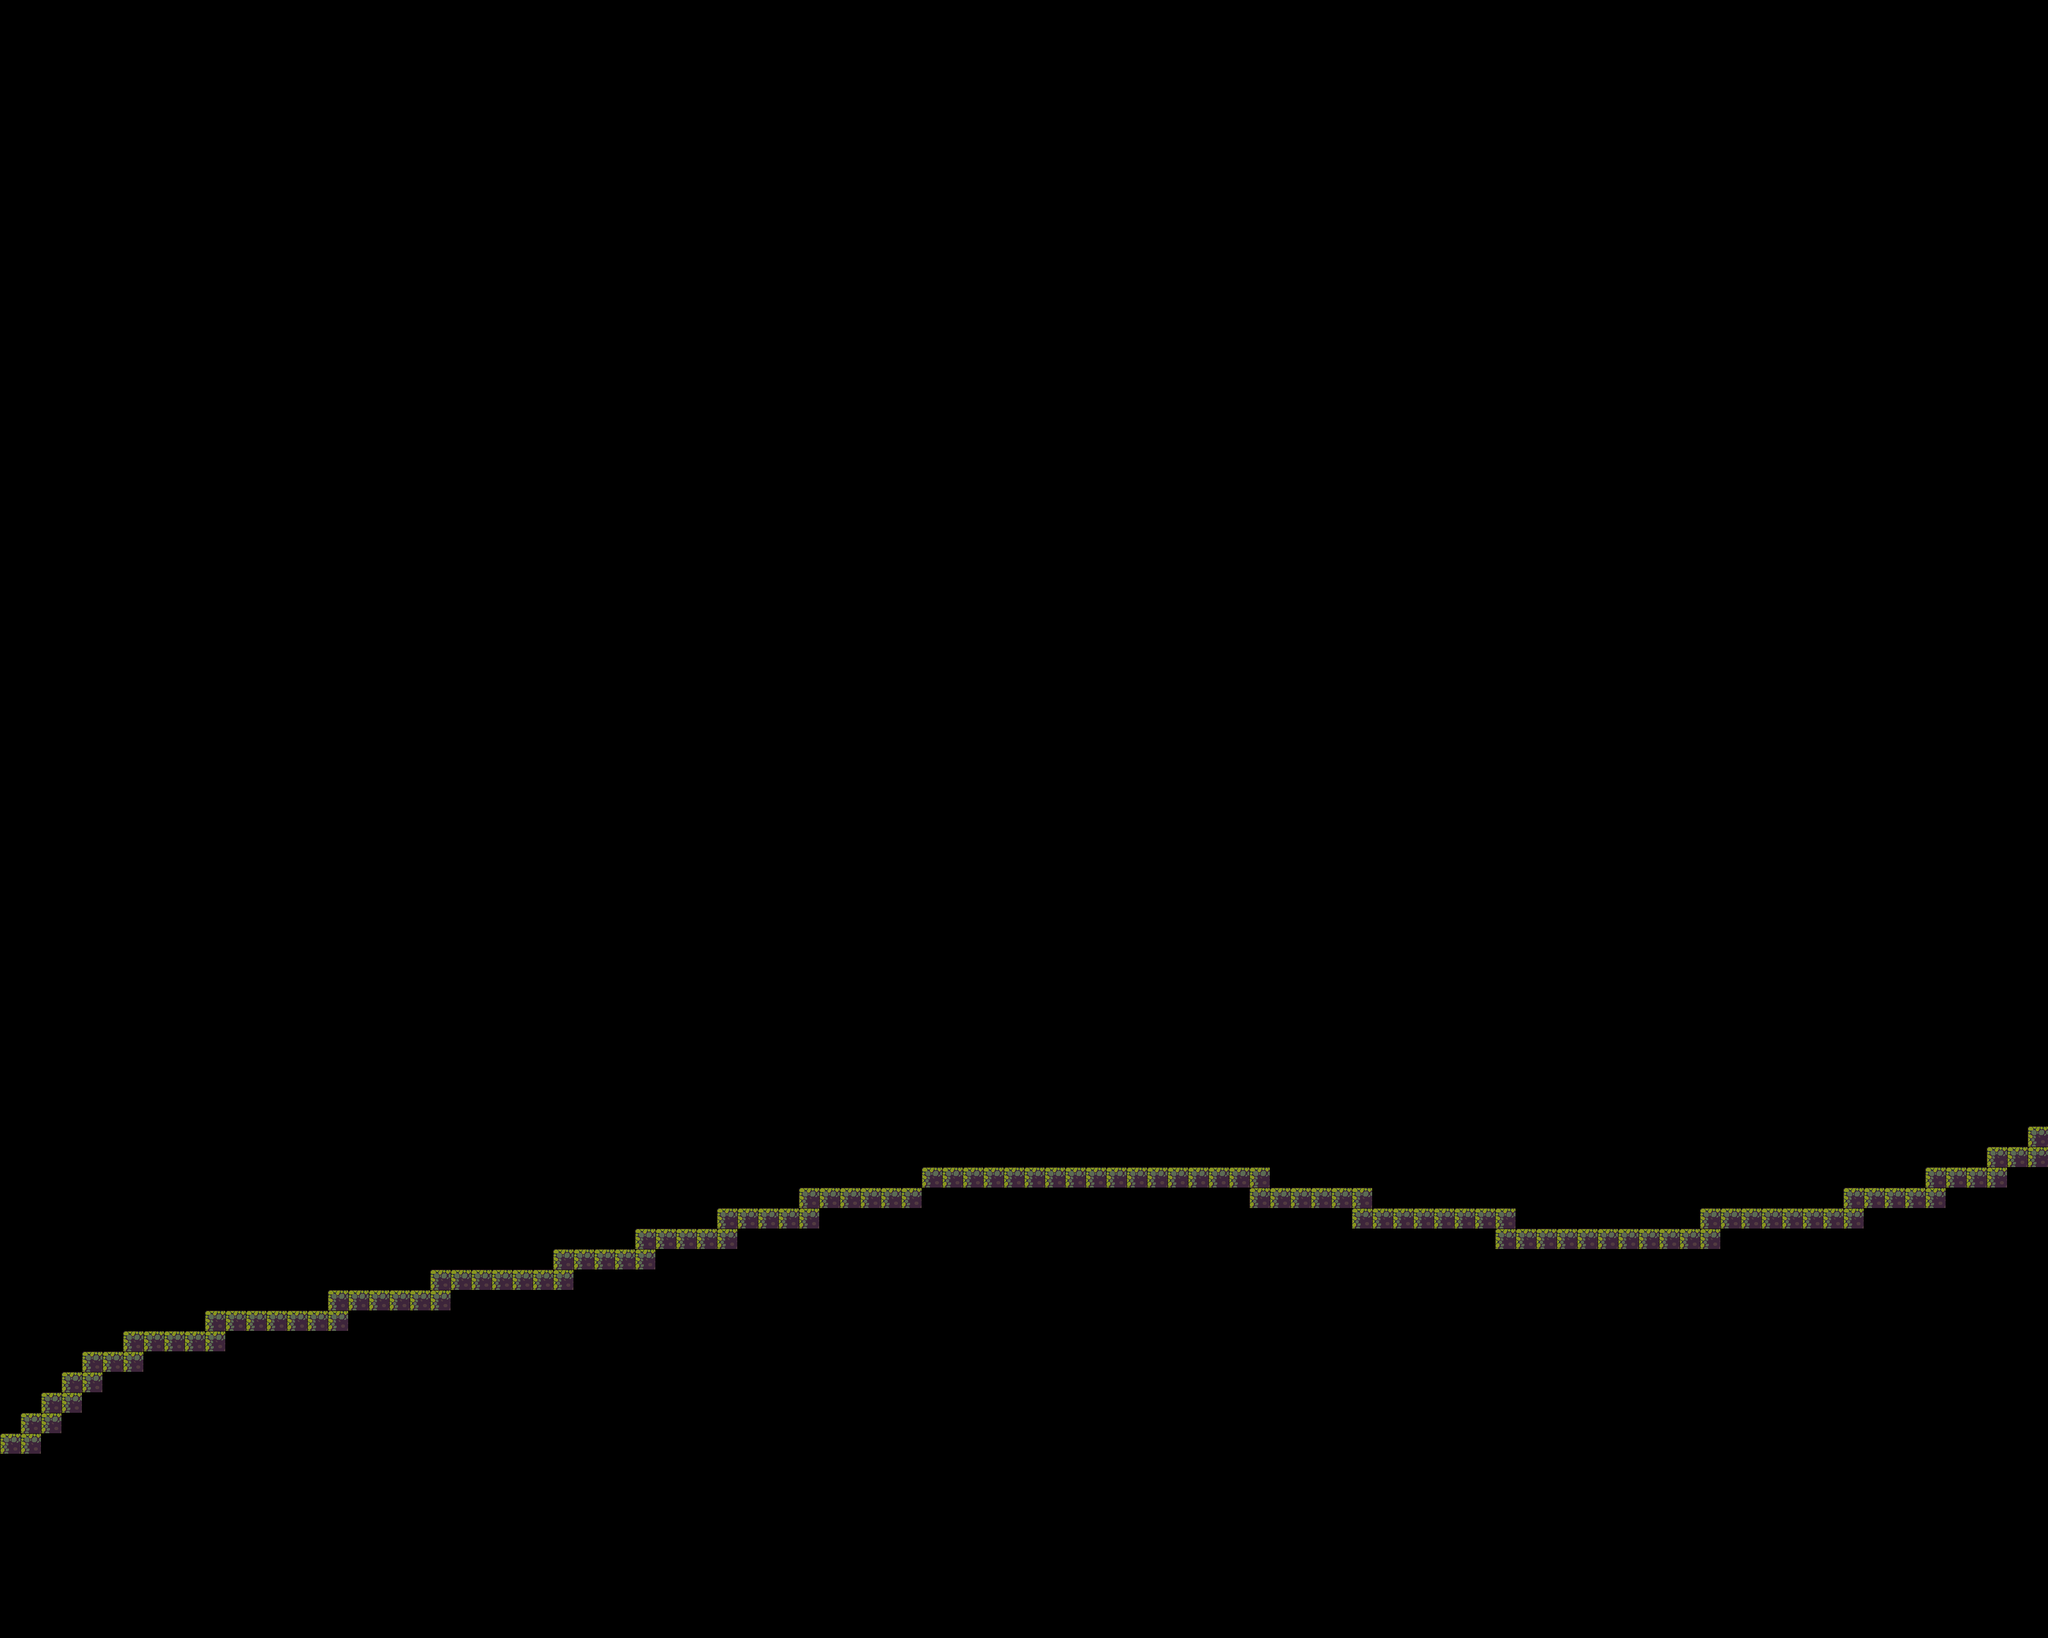

A 2D game scene composited from a Tiled map and its tileset images. What follows is a short description and the map's XML, with each tile layer's data collapsed to a summary:
An orthogonal 100x80 tile map with 32x32 px tiles, 1 tile layer (Tile Layer 1).

<map version="1.8" tiledversion="1.8.2" orientation="orthogonal" renderorder="right-down" width="100" height="80" tilewidth="32" tileheight="32" infinite="0" nextlayerid="2" nextobjectid="1">
 <tileset firstgid="1" name="Tileset" tilewidth="32" tileheight="32" tilecount="60" columns="10">
  <image source="Tileset.png" width="320" height="192" />
 </tileset>
 <layer id="1" name="Tile Layer 1" width="100" height="80">
  <data>[8000 cells, 120 non-empty, 1 distinct tile ids]</data>
 </layer>
</map>
